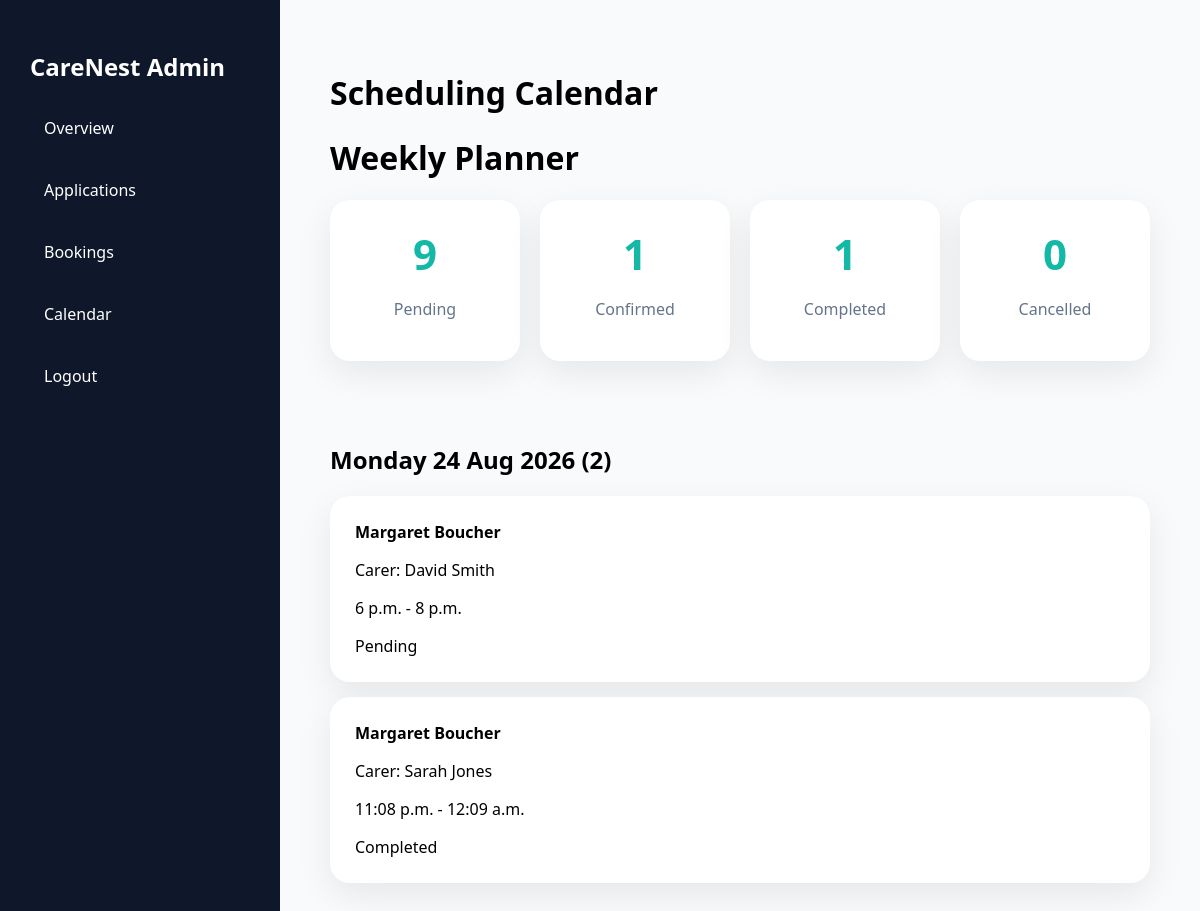
The app's page /admin-dashboard/calendar/ (signed in), older data.
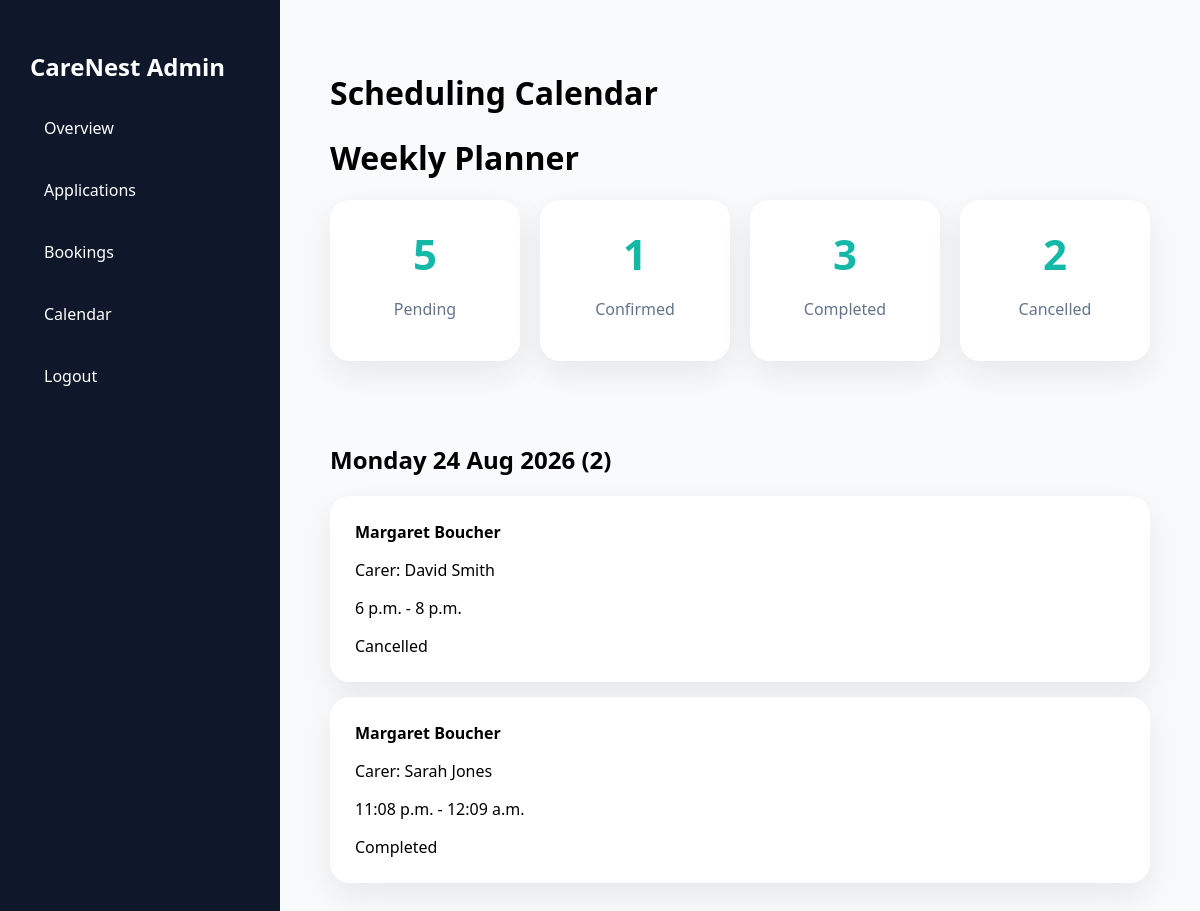
The same page, newer data.
### bookings/models.py (models this page shows, shortened)
class Booking(models.Model):
    CARE_TYPES = (
        ('elderly', 'Elderly Care'),
        ('dementia', 'Dementia Care'),
        ('personal', 'Personal Care'),
        ('overnight', 'Overnight Care'),
        ('companionship', 'Companionship'),
    )
    family = models.ForeignKey(
        User,
        on_delete=models.CASCADE,
        null=True,
        blank=True
    )
    client_name = models.CharField(max_length=100)
    client_email = models.EmailField()
    carer = models.ForeignKey(
        Carer,
        on_delete=models.CASCADE
    )
    care_type = models.CharField(
        max_length=50,
        choices=CARE_TYPES
    )
    booking_date = models.DateField()
    start_time = models.TimeField()
    end_time = models.TimeField()
    STATUS_CHOICES = (
    ('pending', 'Pending'),
    ('confirmed', 'Confirmed'),
    ('completed', 'Completed'),
    ('cancelled', 'Cancelled'),
    )
    status = models.CharField(
    max_length=20,
    choices=STATUS_CHOICES,
    default='pending'
    )
    created_at = models.DateTimeField(
        auto_now_add=True
    )

### carers/models.py (models this page shows, shortened)
class Carer(models.Model):
    user = models.OneToOneField(
        User,
        on_delete=models.CASCADE,
        null=True,
        blank=True,
        related_name='carer_profile'
    )
    GENDER_CHOICES = (
        ('male', 'Male'),
        ('female', 'Female'),
    )
    CARE_TYPES = (
        ('Dementia Care', 'Dementia Care'),
        ('Personal Care', 'Personal Care'),
        ('Companionship', 'Companionship'),
        ('Overnight Care', 'Overnight Care'),
    )
    care_type = models.CharField(
        max_length=50,
        choices=CARE_TYPES,
        default='Personal Care'
    )
    full_name = models.CharField(max_length=100)
    photo = models.ImageField(
        upload_to='carers/',
        blank=True,
        null=True
    )
    gender = models.CharField(
        max_length=10,
        choices=GENDER_CHOICES,
        default='female'
    )
    postcode = models.CharField(max_length=20)
    experience_years = models.PositiveIntegerField()
    hourly_rate = models.DecimalField(
        max_digits=8,
        decimal_places=2
    )
    bio = models.TextField()
    dbs_verified = models.BooleanField(
        default=False
    )

### carers/views.py (the view)
@user_passes_test(lambda u: u.is_superuser)
def admin_calendar(request):
    today = date.today()
    week_days = []
    for i in range(7):
        current_day = today + timedelta(days=i)
        day_bookings = Booking.objects.filter(
            booking_date=current_day
        ).order_by('start_time')
        week_days.append({
            'date': current_day,
            'bookings': day_bookings
        })
    return render(
    request,
    'carers/admin_calendar.html',
    {
        'week_days': week_days,
        'pending_count': Booking.objects.filter(status='pending').count(),
        'confirmed_count': Booking.objects.filter(status='confirmed').count(),
        'completed_count': Booking.objects.filter(status='completed').count(),
        'cancelled_count': Booking.objects.filter(status='cancelled').count(),
    }
)

### carers/templates/carers/admin_calendar.html (shortened to what this page needs)
<!DOCTYPE html>
<html>
<head>
</head>
<body>
<div class="layout">
<div class="sidebar">
    <h2>CareNest Admin</h2>
<a href="/admin-dashboard/">Overview</a>
    <a href="/admin-dashboard/applications/">Applications</a>
    <a href="/admin-dashboard/bookings/">Bookings</a>
    <a href="/admin-dashboard/calendar/">Calendar</a>
    <a href="/logout/">Logout</a>
</div>
<div class="main">
    <h1>Scheduling Calendar</h1>
    <div class="section">
        <h1>Weekly Planner</h1>
        <div class="summary-grid">
            <div class="summary-card">
                <h2>{{ pending_count }}</h2>
                <p>Pending</p>
            </div>
            <div class="summary-card">
                <h2>{{ confirmed_count }}</h2>
                <p>Confirmed</p>
            </div>
            <div class="summary-card">
                <h2>{{ completed_count }}</h2>
                <p>Completed</p>
            </div>
            <div class="summary-card">
                <h2>{{ cancelled_count }}</h2>
                <p>Cancelled</p>
            </div>
        </div>
<br>
{% for day in week_days %}
    {% if day.bookings %}
    <div class="section">
        <h2>
            {{ day.date|date:"l d M Y" }}
            ({{ day.bookings|length }})
        </h2>
        {% for booking in day.bookings %}
            <div class="card">
                <strong>
                    {{ booking.client_name }}
                </strong>
                <p>
                    Carer:
                    {{ booking.carer.full_name }}
                </p>
                <p>
                    {{ booking.start_time }}
                    -
                    {{ booking.end_time }}
                </p>
                <span class="status {{ booking.status }}">
                    {{ booking.get_status_display }}
                </span>
            </div>
        {% empty %}
            <div class="card">
                No bookings scheduled.
            </div>
        {% endfor %}
    </div>
    {% endif %}
{% endfor %}
</div>
</div>
</body>
</html>

Row changes from the older to the newer data that the page shows:
changed Booking "David Smith": status "Pending" → "Cancelled"
Text that changed along with them:
{{ pending_count }}: "9" → "5"
{{ completed_count }}: "1" → "3"
{{ cancelled_count }}: "0" → "2"
